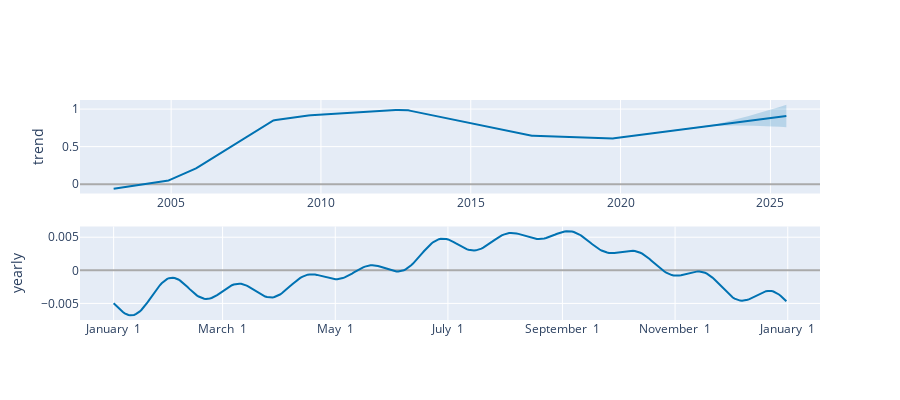

The cell this chart's notebook holds for it:
### Code cell
plot_components_plotly(modeloProphet, pronosticos)

### Figure 1 — Plotly figure (JSON) as saved in the notebook; plotly's stock layout.template omitted (floating-point values rounded to 4 significant figures; data arrays with more than 128 entries replaced by an {"elided": "..."} marker saying what was removed)
{"data": [{"line": {"color": "#0072B2", "width": 2}, "mode": "lines", "name": "trend", "type": "scatter", "x": {"elided": "1431 str values"}, "xaxis": "x", "y": {"elided": "1431 float values"}, "yaxis": "y"}, {"line": {"color": "rgba(0, 114, 178, 0.2)", "width": 0}, "mode": "lines", "name": "trend_upper", "type": "scatter", "x": {"elided": "1431 str values"}, "xaxis": "x", "y": {"elided": "1431 float values"}, "yaxis": "y"}, {"fill": "tonexty", "fillcolor": "rgba(0, 114, 178, 0.2)", "line": {"color": "rgba(0, 114, 178, 0.2)", "width": 0}, "mode": "lines", "name": "trend_lower", "type": "scatter", "x": {"elided": "1431 str values"}, "xaxis": "x", "y": {"elided": "1431 float values"}, "yaxis": "y"}, {"line": {"color": "#0072B2", "width": 2}, "mode": "lines", "name": "yearly", "type": "scatter", "x": {"elided": "365 str values"}, "xaxis": "x2", "y": {"elided": "365 float values"}, "yaxis": "y2"}], "layout": {"height": 400, "showlegend": false, "width": 900, "xaxis": {"anchor": "y", "domain": [0, 1], "range": ["2001-12-17T00:00:00", "2026-08-28T00:00:00"], "type": "date"}, "xaxis2": {"anchor": "y2", "domain": [0, 1], "range": ["2016-12-13T18:54:02.958904115", "2018-01-18T11:04:57.863013581"], "tickformat": "%B %e", "type": "date"}, "yaxis": {"anchor": "x", "domain": [0.575, 1], "rangemode": "normal", "title": {"text": "trend"}, "zerolinecolor": "#AAA"}, "yaxis2": {"anchor": "x2", "domain": [0, 0.425], "title": {"text": "yearly"}, "zerolinecolor": "#AAA"}}}
